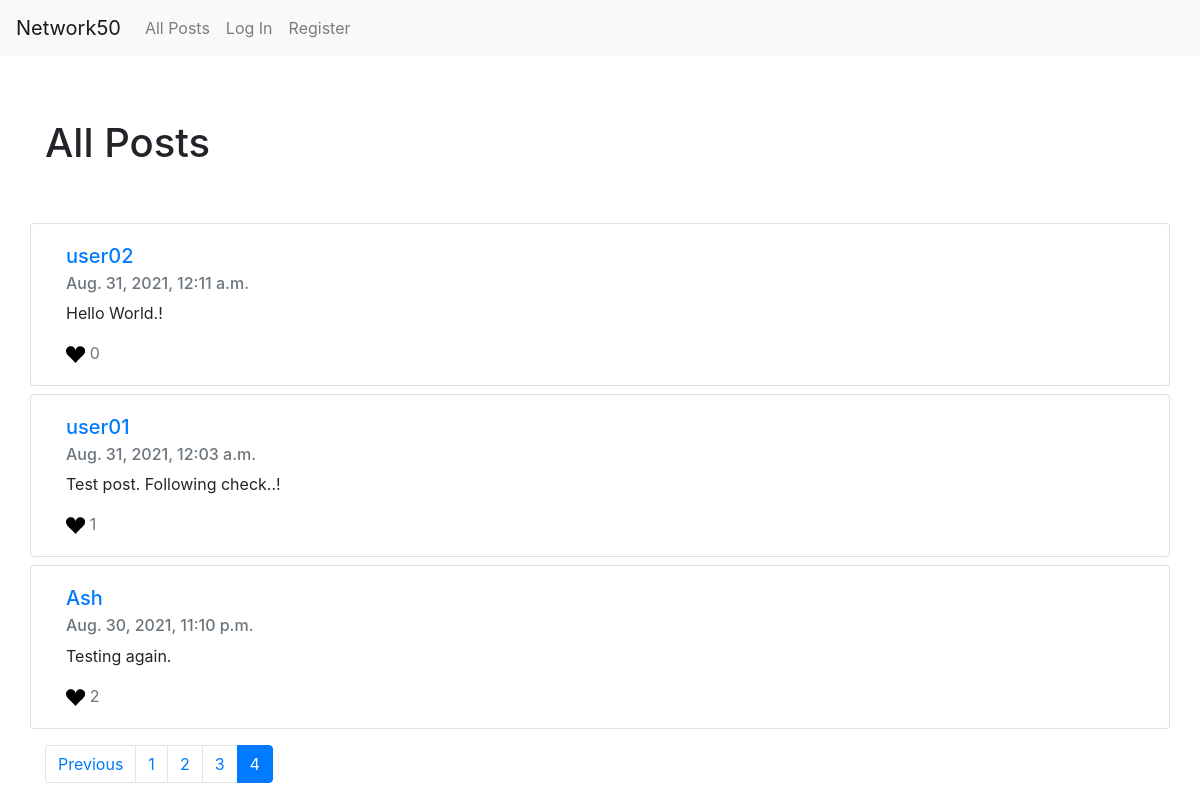
/?page=4, run on the app's committed database.
### network/models.py (models this page shows)
class Post(models.Model):
    content = models.TextField(verbose_name="New Post")
    timestamp = models.DateTimeField(auto_now_add=True)
    creator = models.ForeignKey(User, on_delete=models.CASCADE, related_name="posts")
    likes = models.ManyToManyField(User, blank=True)

class User(AbstractUser):
    following = models.ManyToManyField("self", symmetrical=False, blank=True, related_name="followers")

### network/views.py (the view)
# urls.py: path("", views.index, name="index"),
def index(request):
    posts = Post.objects.all().order_by("-timestamp")
    page_obj = paginate_posts(request, posts)
    return render(request, "network/index.html", {
        "posts": page_obj,
        "feed": True
    })

### network/views.py (called while the page is built)
def paginate_posts(request, posts):
    paginator = Paginator(posts, 10)
    page_number = request.GET.get('page')
    return paginator.get_page(page_number)

### network/templates/network/index.html (shortened to what this page needs)
{% extends "network/posts.html" %}
{% load static %}
{% block top-matter %}
<div class="container py-5">
    <h1>All Posts</h1>
{% endblock %}

### network/templates/network/posts.html (shortened to what this page needs)
{% extends "network/layout.html" %}
{% load static %}
{% block body %}
    <div class="top-matter">
        {% block top-matter %}
        {% endblock %}
    </div>
    <div class="feed">
        {% for post in posts %}
        <div class="card container mb-2">
            <div class="card-body">
                <a href="{% url 'profile' post.creator.username %}">
                    <h5 class="card-title">{{ post.creator }}</h5>
                </a>
                <h6 class="card-subtitle mb-2 text-muted">{{ post.timestamp }}</h6>
                <p class="card-text" id="post-content-{{ post.id }}">{{ post.content }}</p>
                <p class="card-text text-muted">
                    <svg width="1.2em"
                         height="1.2em"
                         viewBox="0 0 16 16"
                         xmlns="http://www.w3.org/2000/svg"
                         id="{{ post.id }}"
                         data-post="{{ post.id }}"
                         class="bi bi-suit-heart-fill"
                         fill="
                            {% if user in post.likes.all %}
                            red
                            {% else %}
                            black
                            {% endif %}">
                        <path d="M4 1c2.21 0 4 1.755 4 3.92C8 2.755 9.79 1 12 1s4 1.755 4 3.92c0 3.263-3.234 4.414-7.608 9.608a.513.513 0 0 1-.784 0C3.234 9.334 0 8.183 0 4.92 0 2.755 1.79 1 4 1z"/>
                    </svg>
                    <span id="like-count-{{ post.id }}">{{ post.likes.all|length }}</span>
                </p>
            </div>
        </div>
        {% empty %}
        <p class="container">Nothing to show. Follow people to see there posts here.!</p>
        {% endfor %}
    </div>
    {% if posts.paginator.num_pages > 1 %}
        <nav aria-label="Posts pages" class="container mt-3">
            <ul class="pagination">
                {% if posts.has_previous %}
                <li class="page-item">
                    <a class="page-link" href="?page={{ posts.previous_page_number }}">Previous</a>
                </li>
                {% endif %}
                {% for page in posts.paginator.page_range %}
                {% if page == posts.number %}
                <li class="page-item active" aria-current="page">
                    <a class="page-link" href="?page={{ page }}">{{ page }} <span class="sr-only">(current)</span></a>
                </li>
                {% else %}
                <li class="page-item"><a class="page-link" href="?page={{ page }}">{{ page }}</a></li>
                {% endif %}
                {% endfor %}
            </ul>
        </nav>
    {% endif %}
{% endblock %}

### network/static/network/styles.css (style rules this page uses)
.bi { cursor: pointer; }

### data on the page
Post: creator "user02", timestamp "Aug. 31, 2021, 12:11 a.m.", content "Hello World.!", likes.all|length "0"
Post: creator "user01", timestamp "Aug. 31, 2021, 12:03 a.m.", content "Test post. Following check..!", likes.all|length "1"
Post: creator "Ash", timestamp "Aug. 30, 2021, 11:10 p.m.", content "Testing again.", likes.all|length "2"

### other printed values
{{ page }} "1" "2" "3"
{{ page }} "4"
